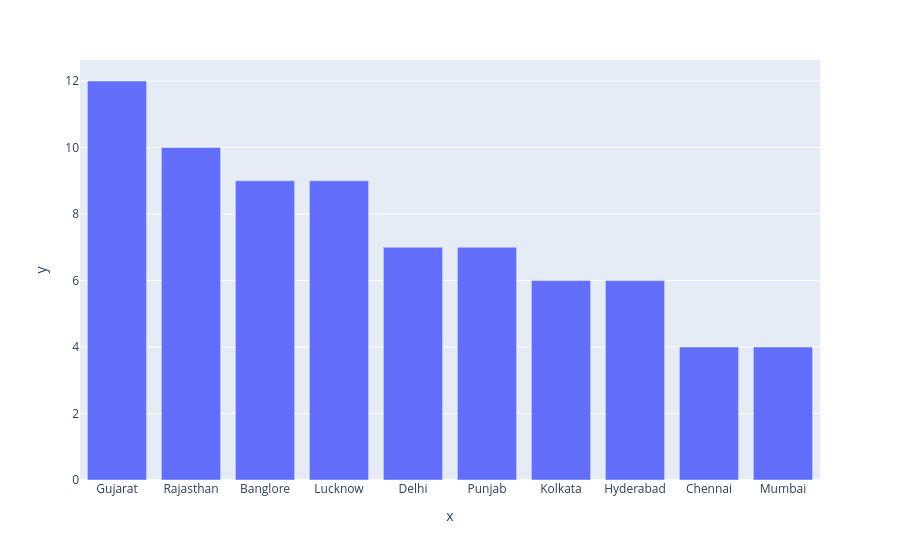

The notebook cell this image was saved under:
### Code cell
px.bar(x=match_wins.index ,y=match_wins)

### Figure 1 — Plotly figure (JSON) as saved in the notebook; plotly's stock layout.template omitted (floating-point values rounded to 4 significant figures)
{"data": [{"hovertemplate": "x=%{x}<br>y=%{y}<extra></extra>", "legendgroup": "", "marker": {"color": "#636efa", "pattern": {"shape": ""}}, "name": "", "orientation": "v", "showlegend": false, "textposition": "auto", "type": "bar", "x": ["Gujarat", "Rajasthan", "Banglore", "Lucknow", "Delhi", "Punjab", "Kolkata", "Hyderabad", "Chennai", "Mumbai"], "xaxis": "x", "y": [12, 10, 9, 9, 7, 7, 6, 6, 4, 4], "yaxis": "y"}], "layout": {"barmode": "relative", "legend": {"tracegroupgap": 0}, "margin": {"t": 60}, "xaxis": {"anchor": "y", "domain": [0, 1], "title": {"text": "x"}}, "yaxis": {"anchor": "x", "domain": [0, 1], "title": {"text": "y"}}}}
